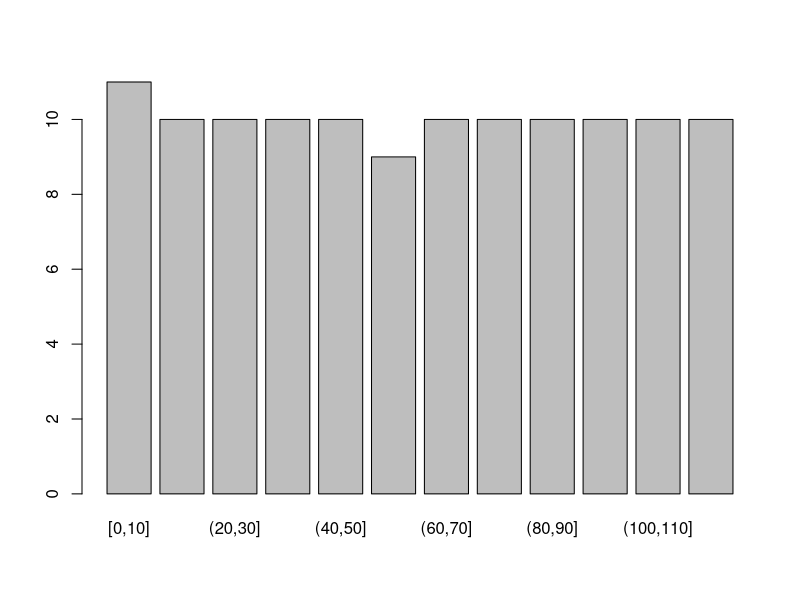

The R script that drew this image: (Note: this script raises an error after producing the figure.)
## ---- chunk 1
knitr::opts_chunk$set(echo = TRUE)
## ---- chunk 2
A <- matrix(c(2, 1, 0, 3), ncol = 2, byrow = TRUE)
mylist <- list("matrix" = A, "sequence" = 5, "Bool" = TRUE)

# mylist$matrix
## ---- chunk 3
L <- list()
A <- matrix(0,5,6)
L$A <- A #add on list a values.
print(L)

#Adding sequence on list
L$my_seq <- sample(10, 5) #second number should be lest the firs, if not its return error.
print(L)

# add a boolean

L$Bool <- TRUE
print(L)

L[['iris']] <- head(iris, 10)
print(L) # print 10 element of list

# checking number of elements in R

length(L)

L[[5]] <- "I am learning R programming"
print(L)
## ---- chunk 4
names(L)

## ---- chunk 5
names(L)[5]  <- "String"
print(L)
## ---- chunk 6
L$Bool <-NULL
print(L)
## ---- chunk 7
set.seed(123)
n <- 120

dt <- data.frame(
  "ID" = paste("Participant", 1:n),
  "age" = sample(0:120, size = n)
)
head(dt)

## ---- chunk 8
(brks <- seq(0,120, by = 10))

dt$age_group <- cut(dt$age, breaks = brks, include.lowest = TRUE)

head(dt, 8)
## ---- chunk 9
count_age_group <- table((dt$age_group))
count_age_group
## ---- chunk 10
barplot(count_age_group)
## ---- chunk 11
hist(age, col = "blue")

## ---- chunk 12
Id_group <- dt[dt$age_group == "(70,80]", "ID" ]
Id_group
## ---- chunk 13
l <- split(dt, dt$age_group)
l$`(70,80]`$ID  
